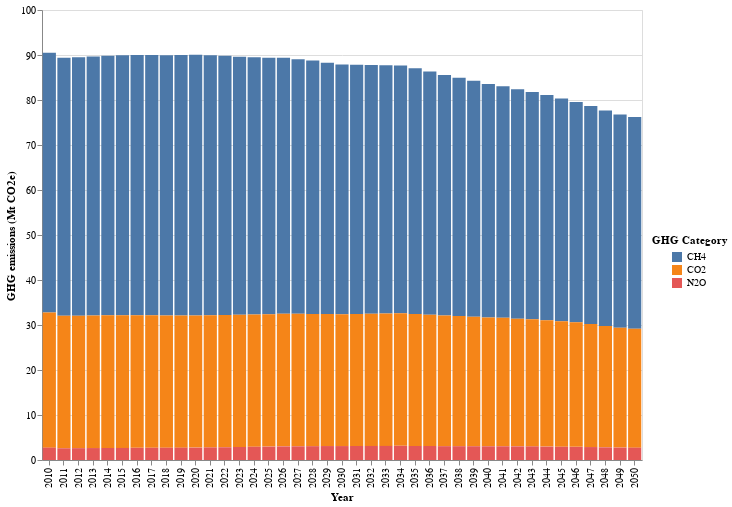

Notebook source saved alongside this figure:
### Markdown cell above
### Emissions by GHG category

### Code cell
# HIDE CODE
# get the df and plot
GHG_catetory_df,GHG_atetory_plot = ag_lucc_GHG.plot_GHG_category()
GHG_atetory_plot

### Figure 1 — Vega-Lite specification as saved in the notebook (floating-point values rounded to 4 significant figures)
{"config": {"view": {"continuousWidth": 300, "continuousHeight": 300}}, "layer": [{"mark": {"type": "bar"}, "encoding": {"color": {"field": "GHG Category", "legend": {"direction": "vertical", "legendX": 610, "legendY": 225.0, "orient": "none", "title": "GHG Category", "titleAnchor": "middle"}, "type": "nominal"}, "tooltip": [{"field": "GHG Category", "title": "GHG Category", "type": "nominal"}, {"field": "Quantity (Mt CO2e)", "format": ",.2f", "title": "GHG emissions (Mt CO2e)", "type": "quantitative"}], "x": {"axis": {"labelAngle": -90, "title": "Year"}, "field": "Year", "type": "ordinal"}, "y": {"field": "Quantity (Mt CO2e)", "scale": {"reverse": false}, "title": "GHG emissions (Mt CO2e)", "type": "quantitative"}}}], "data": {"name": "data-d86af0fdd4d83c862bc5217d0bfeebed"}, "height": 450, "width": 600, "$schema": "https://vega.github.io/schema/vega-lite/v5.15.1.json", "datasets": {"data-d86af0fdd4d83c862bc5217d0bfeebed": [{"Year": 2010, "GHG Category": "CH4", "Quantity (Mt CO2e)": 57.74}, {"Year": 2010, "GHG Category": "CO2", "Quantity (Mt CO2e)": 30.02}, {"Year": 2010, "GHG Category": "N2O", "Quantity (Mt CO2e)": 2.749}, {"Year": 2011, "GHG Category": "CH4", "Quantity (Mt CO2e)": 57.32}, {"Year": 2011, "GHG Category": "CO2", "Quantity (Mt CO2e)": 29.44}, {"Year": 2011, "GHG Category": "N2O", "Quantity (Mt CO2e)": 2.607}, {"Year": 2012, "GHG Category": "CH4", "Quantity (Mt CO2e)": 57.42}, {"Year": 2012, "GHG Category": "CO2", "Quantity (Mt CO2e)": 29.45}, {"Year": 2012, "GHG Category": "N2O", "Quantity (Mt CO2e)": 2.628}, {"Year": 2013, "GHG Category": "CH4", "Quantity (Mt CO2e)": 57.56}, {"Year": 2013, "GHG Category": "CO2", "Quantity (Mt CO2e)": 29.48}, {"Year": 2013, "GHG Category": "N2O", "Quantity (Mt CO2e)": 2.655}, {"Year": 2014, "GHG Category": "CH4", "Quantity (Mt CO2e)": 57.69}, {"Year": 2014, "GHG Category": "CO2", "Quantity (Mt CO2e)": 29.48}, {"Year": 2014, "GHG Category": "N2O", "Quantity (Mt CO2e)": 2.666}, {"Year": 2015, "GHG Category": "CH4", "Quantity (Mt CO2e)": 57.79}, {"Year": 2015, "GHG Category": "CO2", "Quantity (Mt CO2e)": 29.47}, {"Year": 2015, "GHG Category": "N2O", "Quantity (Mt CO2e)": 2.681}, {"Year": 2016, "GHG Category": "CH4", "Quantity (Mt CO2e)": 57.85}, {"Year": 2016, "GHG Category": "CO2", "Quantity (Mt CO2e)": 29.45}, {"Year": 2016, "GHG Category": "N2O", "Quantity (Mt CO2e)": 2.71}, {"Year": 2017, "GHG Category": "CH4", "Quantity (Mt CO2e)": 57.83}, {"Year": 2017, "GHG Category": "CO2", "Quantity (Mt CO2e)": 29.43}, {"Year": 2017, "GHG Category": "N2O", "Quantity (Mt CO2e)": 2.72}, {"Year": 2018, "GHG Category": "CH4", "Quantity (Mt CO2e)": 57.84}, {"Year": 2018, "GHG Category": "CO2", "Quantity (Mt CO2e)": 29.39}, {"Year": 2018, "GHG Category": "N2O", "Quantity (Mt CO2e)": 2.73}, {"Year": 2019, "GHG Category": "CH4", "Quantity (Mt CO2e)": 57.88}, {"Year": 2019, "GHG Category": "CO2", "Quantity (Mt CO2e)": 29.39}, {"Year": 2019, "GHG Category": "N2O", "Quantity (Mt CO2e)": 2.742}, {"Year": 2020, "GHG Category": "CH4", "Quantity (Mt CO2e)": 57.93}, {"Year": 2020, "GHG Category": "CO2", "Quantity (Mt CO2e)": 29.39}, {"Year": 2020, "GHG Category": "N2O", "Quantity (Mt CO2e)": 2.753}, {"Year": 2021, "GHG Category": "CH4", "Quantity (Mt CO2e)": 57.74}, {"Year": 2021, "GHG Category": "CO2", "Quantity (Mt CO2e)": 29.38}, {"Year": 2021, "GHG Category": "N2O", "Quantity (Mt CO2e)": 2.791}, {"Year": 2022, "GHG Category": "CH4", "Quantity (Mt CO2e)": 57.6}, {"Year": 2022, "GHG Category": "CO2", "Quantity (Mt CO2e)": 29.39}, {"Year": 2022, "GHG Category": "N2O", "Quantity (Mt CO2e)": 2.83}, {"Year": 2023, "GHG Category": "CH4", "Quantity (Mt CO2e)": 57.36}, {"Year": 2023, "GHG Category": "CO2", "Quantity (Mt CO2e)": 29.38}, {"Year": 2023, "GHG Category": "N2O", "Quantity (Mt CO2e)": 2.892}, {"Year": 2024, "GHG Category": "CH4", "Quantity (Mt CO2e)": 57.15}, {"Year": 2024, "GHG Category": "CO2", "Quantity (Mt CO2e)": 29.4}, {"Year": 2024, "GHG Category": "N2O", "Quantity (Mt CO2e)": 2.947}, {"Year": 2025, "GHG Category": "CH4", "Quantity (Mt CO2e)": 56.99}, {"Year": 2025, "GHG Category": "CO2", "Quantity (Mt CO2e)": 29.4}, {"Year": 2025, "GHG Category": "N2O", "Quantity (Mt CO2e)": 2.979}, {"Year": 2026, "GHG Category": "CH4", "Quantity (Mt CO2e)": 56.87}, {"Year": 2026, "GHG Category": "CO2", "Quantity (Mt CO2e)": 29.46}, {"Year": 2026, "GHG Category": "N2O", "Quantity (Mt CO2e)": 3.031}, {"Year": 2027, "GHG Category": "CH4", "Quantity (Mt CO2e)": 56.59}, {"Year": 2027, "GHG Category": "CO2", "Quantity (Mt CO2e)": 29.45}, {"Year": 2027, "GHG Category": "N2O", "Quantity (Mt CO2e)": 3.045}, {"Year": 2028, "GHG Category": "CH4", "Quantity (Mt CO2e)": 56.33}, {"Year": 2028, "GHG Category": "CO2", "Quantity (Mt CO2e)": 29.4}, {"Year": 2028, "GHG Category": "N2O", "Quantity (Mt CO2e)": 3.073}, {"Year": 2029, "GHG Category": "CH4", "Quantity (Mt CO2e)": 55.88}, {"Year": 2029, "GHG Category": "CO2", "Quantity (Mt CO2e)": 29.32}, {"Year": 2029, "GHG Category": "N2O", "Quantity (Mt CO2e)": 3.101}, {"Year": 2030, "GHG Category": "CH4", "Quantity (Mt CO2e)": 55.48}, {"Year": 2030, "GHG Category": "CO2", "Quantity (Mt CO2e)": 29.28}, {"Year": 2030, "GHG Category": "N2O", "Quantity (Mt CO2e)": 3.099}, {"Year": 2031, "GHG Category": "CH4", "Quantity (Mt CO2e)": 55.37}, {"Year": 2031, "GHG Category": "CO2", "Quantity (Mt CO2e)": 29.35}, {"Year": 2031, "GHG Category": "N2O", "Quantity (Mt CO2e)": 3.11}, {"Year": 2032, "GHG Category": "CH4", "Quantity (Mt CO2e)": 55.28}, {"Year": 2032, "GHG Category": "CO2", "Quantity (Mt CO2e)": 29.38}, {"Year": 2032, "GHG Category": "N2O", "Quantity (Mt CO2e)": 3.126}, {"Year": 2033, "GHG Category": "CH4", "Quantity (Mt CO2e)": 55.19}, {"Year": 2033, "GHG Category": "CO2", "Quantity (Mt CO2e)": 29.42}, {"Year": 2033, "GHG Category": "N2O", "Quantity (Mt CO2e)": 3.137}, {"Year": 2034, "GHG Category": "CH4", "Quantity (Mt CO2e)": 55.07}, {"Year": 2034, "GHG Category": "CO2", "Quantity (Mt CO2e)": 29.46}, {"Year": 2034, "GHG Category": "N2O", "Quantity (Mt CO2e)": 3.156}, {"Year": 2035, "GHG Category": "CH4", "Quantity (Mt CO2e)": 54.65}, {"Year": 2035, "GHG Category": "CO2", "Quantity (Mt CO2e)": 29.31}, {"Year": 2035, "GHG Category": "N2O", "Quantity (Mt CO2e)": 3.114}, {"Year": 2036, "GHG Category": "CH4", "Quantity (Mt CO2e)": 54.04}, {"Year": 2036, "GHG Category": "CO2", "Quantity (Mt CO2e)": 29.16}, {"Year": 2036, "GHG Category": "N2O", "Quantity (Mt CO2e)": 3.106}, {"Year": 2037, "GHG Category": "CH4", "Quantity (Mt CO2e)": 53.47}, {"Year": 2037, "GHG Category": "CO2", "Quantity (Mt CO2e)": 29.03}, {"Year": 2037, "GHG Category": "N2O", "Quantity (Mt CO2e)": 3.072}, {"Year": 2038, "GHG Category": "CH4", "Quantity (Mt CO2e)": 52.98}, {"Year": 2038, "GHG Category": "CO2", "Quantity (Mt CO2e)": 28.91}, {"Year": 2038, "GHG Category": "N2O", "Quantity (Mt CO2e)": 3.067}, {"Year": 2039, "GHG Category": "CH4", "Quantity (Mt CO2e)": 52.46}, {"Year": 2039, "GHG Category": "CO2", "Quantity (Mt CO2e)": 28.75}, {"Year": 2039, "GHG Category": "N2O", "Quantity (Mt CO2e)": 3.06}, {"Year": 2040, "GHG Category": "CH4", "Quantity (Mt CO2e)": 51.9}, {"Year": 2040, "GHG Category": "CO2", "Quantity (Mt CO2e)": 28.6}, {"Year": 2040, "GHG Category": "N2O", "Quantity (Mt CO2e)": 3.048}, {"Year": 2041, "GHG Category": "CH4", "Quantity (Mt CO2e)": 51.49}, {"Year": 2041, "GHG Category": "CO2", "Quantity (Mt CO2e)": 28.54}, {"Year": 2041, "GHG Category": "N2O", "Quantity (Mt CO2e)": 3.049}, {"Year": 2042, "GHG Category": "CH4", "Quantity (Mt CO2e)": 51.0}, {"Year": 2042, "GHG Category": "CO2", "Quantity (Mt CO2e)": 28.37}, {"Year": 2042, "GHG Category": "N2O", "Quantity (Mt CO2e)": 3.035}, {"Year": 2043, "GHG Category": "CH4", "Quantity (Mt CO2e)": 50.52}, {"Year": 2043, "GHG Category": "CO2", "Quantity (Mt CO2e)": 28.26}, {"Year": 2043, "GHG Category": "N2O", "Quantity (Mt CO2e)": 3.025}, {"Year": 2044, "GHG Category": "CH4", "Quantity (Mt CO2e)": 50.03}, {"Year": 2044, "GHG Category": "CO2", "Quantity (Mt CO2e)": 28.08}, {"Year": 2044, "GHG Category": "N2O", "Quantity (Mt CO2e)": 2.976}, {"Year": 2045, "GHG Category": "CH4", "Quantity (Mt CO2e)": 49.53}, {"Year": 2045, "GHG Category": "CO2", "Quantity (Mt CO2e)": 27.88}, {"Year": 2045, "GHG Category": "N2O", "Quantity (Mt CO2e)": 2.943}, {"Year": 2046, "GHG Category": "CH4", "Quantity (Mt CO2e)": 48.96}, {"Year": 2046, "GHG Category": "CO2", "Quantity (Mt CO2e)": 27.68}, {"Year": 2046, "GHG Category": "N2O", "Quantity (Mt CO2e)": 2.92}, {"Year": 2047, "GHG Category": "CH4", "Quantity (Mt CO2e)": 48.44}, {"Year": 2047, "GHG Category": "CO2", "Quantity (Mt CO2e)": 27.35}, {"Year": 2047, "GHG Category": "N2O", "Quantity (Mt CO2e)": 2.878}, {"Year": 2048, "GHG Category": "CH4", "Quantity (Mt CO2e)": 47.89}, {"Year": 2048, "GHG Category": "CO2", "Quantity (Mt CO2e)": 26.98}, {"Year": 2048, "GHG Category": "N2O", "Quantity (Mt CO2e)": 2.818}, {"Year": 2049, "GHG Category": "CH4", "Quantity (Mt CO2e)": 47.38}, {"Year": 2049, "GHG Category": "CO2", "Quantity (Mt CO2e)": 26.62}, {"Year": 2049, "GHG Category": "N2O", "Quantity (Mt CO2e)": 2.761}, {"Year": 2050, "GHG Category": "CH4", "Quantity (Mt CO2e)": 47.04}, {"Year": 2050, "GHG Category": "CO2", "Quantity (Mt CO2e)": 26.44}, {"Year": 2050, "GHG Category": "N2O", "Quantity (Mt CO2e)": 2.741}]}}
